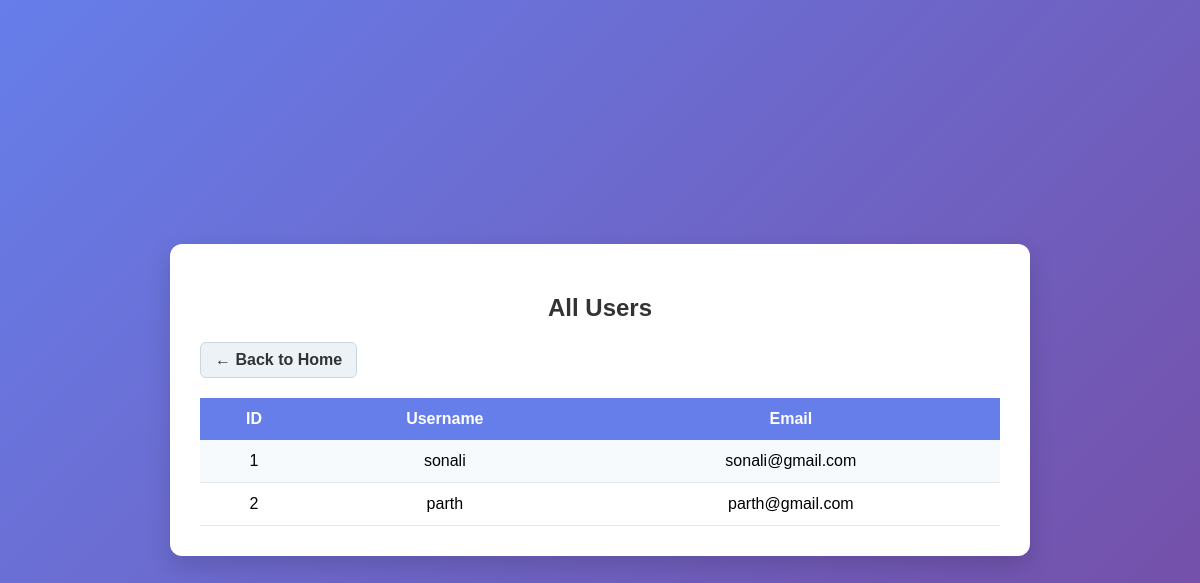
/users, run on an earlier commit of the app's database.
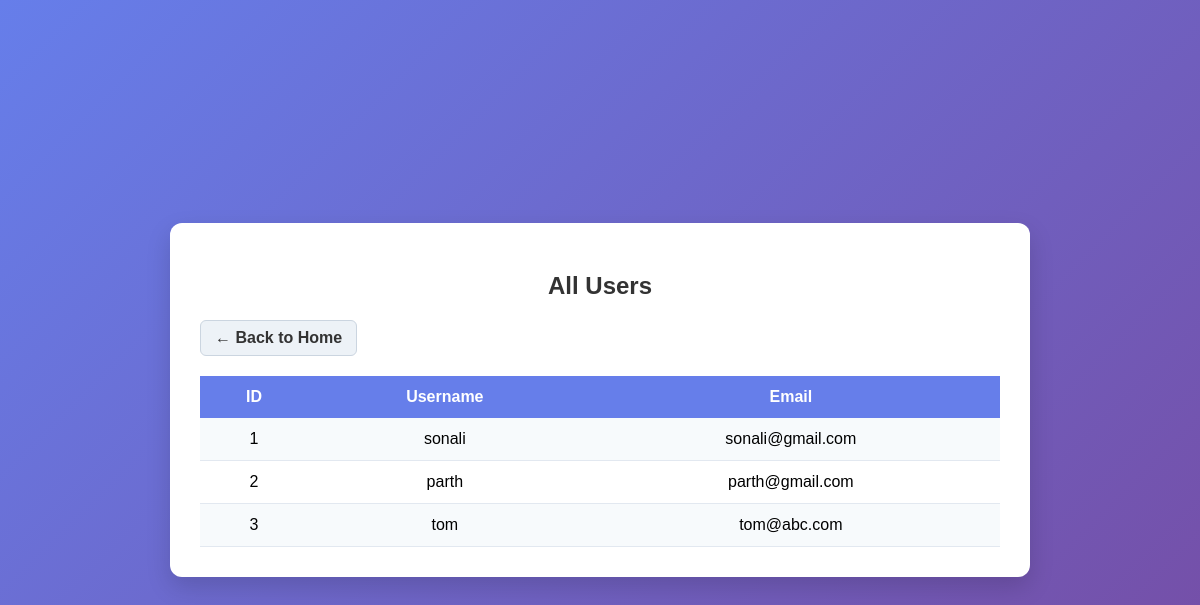
And on a later commit of the database.
### tables this page shows
CREATE TABLE users (
            id INTEGER PRIMARY KEY AUTOINCREMENT,
            username TEXT NOT NULL,
            email TEXT NOT NULL,
            password TEXT NOT NULL
        );

### app.py (the view)
@app.route("/users")
def users():
    conn = get_db_connection()
    cursor = conn.cursor()
    cursor.execute("SELECT * FROM users")
    rows = cursor.fetchall()
    conn.close()
    return render_template("users.html", users=rows)

### app.py (called while the page is built)
def get_db_connection():
    if ENV == "local":
        return sqlite3.connect(DB_PATH)
    else:
        raise Exception("Azure SQL not configured yet")

### templates/users.html (shortened to what this page needs)
<!DOCTYPE html>
<html lang="en">
<head>
</head>
<body>
    <div class="container">
        <h2>All Users</h2>
        <a href="/" class="home-link">← Back to Home</a>
        <table>
            <tr>
                <th>ID</th>
                <th>Username</th>
                <th>Email</th>
            </tr>
            {% for u in users %}
            <tr>
                <td>{{ u[0] }}</td>
                <td>{{ u[1] }}</td>
                <td>{{ u[2] }}</td>
            </tr>
            {% endfor %}
        </table>
    </div>
</body>
</html>

### templates/users.html (style rules this page uses)
body { font-family: Arial, Helvetica, sans-serif; background: linear-gradient(135deg, #667eea, #764ba2); height: 100vh; margin: 0; display: flex; justify-content: center; align-items: center; }
.container { background: #ffffff; padding: 30px; border-radius: 12px; width: 80%; max-width: 800px; box-shadow: 0 10px 25px rgba(0, 0, 0, 0.15); }
h2 { text-align: center; margin-bottom: 20px; color: #333; }
.home-link { display: inline-block; margin-bottom: 20px; text-decoration: none; padding: 8px 14px; border-radius: 6px; background-color: #edf2f7; color: #333; font-weight: bold; border: 1px solid #cbd5e0; transition: background 0.3s ease; }
table { width: 100%; border-collapse: collapse; }
th, td { padding: 12px; text-align: center; }
th { background-color: #667eea; color: white; }
tr:nth-child(even) { background-color: #f7fafc; }
td { border-bottom: 1px solid #e2e8f0; }

What changed in the data, as far as the page shows it:
added users: id "3", username "tom", email "tom@abc.com"
